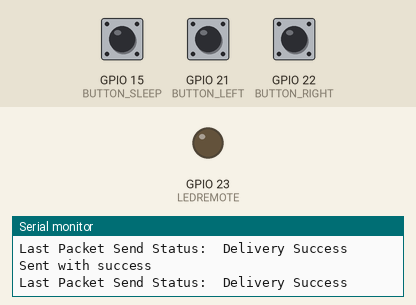
Simulated run of this sketch. Board: ESP32. On the bench: output pins drawn as LEDs (lit = HIGH), the last lines printed to the serial monitor. The test bench sets the inputs (shaded band); at power-on: GPIO 21 (BUTTON_LEFT) HIGH, GPIO 22 (BUTTON_RIGHT) HIGH, GPIO 15 (BUTTON_SLEEP) HIGH.

Above: at 2.2 s.
2.3 s: GPIO 21 (BUTTON_LEFT) pulled LOW for 0.15 s
3.9 s: GPIO 22 (BUTTON_RIGHT) pulled LOW for 0.15 s
At 4.9 s:
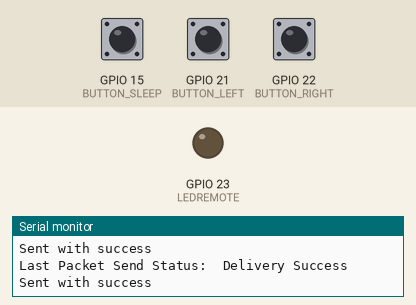
5.5 s: GPIO 21 (BUTTON_LEFT) pulled LOW for 1 s
At 6.06 s:
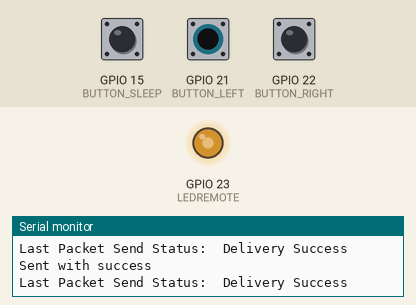
Timing chart, 0 to 8.5 s (numbered marks = the images above; inputs shaded):
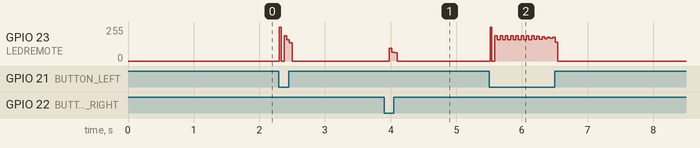

The sketch:

Sender.ino
```cpp
  #include <esp_now.h>
  #include <WiFi.h>
  #include <Servo.h>
  #include <driver/rtc_io.h>
  #define BUTTON_LEFT 21
  #define BUTTON_RIGHT 22
  #define BUTTON_SLEEP GPIO_NUM_15
  #define LEDREMOTE 23
  RTC_DATA_ATTR int sleep_count = 0;
  esp_now_peer_info_t peerInfo;
  int BTN1 = 0;
  int BTN2 = 0;


// INIT ESP-NOW - void espnow1
void init_espnow()
 {
  if (esp_now_init() != ESP_OK) {
    Serial.println("Error initializing ESP-NOW");
    return;
  }
 }

//  ESP MAC ADRESS
  uint8_t broadcastAddress[] = {0x94,0xB9,0x7E,0xD4,0x12,0xE4};

// STRUCTURE SEND DATA
  typedef struct struct_message {
  int BTN1 ;
  int BTN2 ;

 }
  struct_message;
  struct_message myData;

// CALLBACK DATA - void espnow 2
void OnDataSent(const uint8_t *mac_addr, esp_now_send_status_t status) {
  Serial.print("\r\nLast Packet Send Status:\t");
  Serial.println(status == ESP_NOW_SEND_SUCCESS ? "Delivery Success" : "Delivery Fail");
}

// SEND DATA ESPNOW - void espnow 3
void send_data()
{
  sizeof(myData);
  esp_err_t result = esp_now_send(broadcastAddress, (uint8_t *) &myData, sizeof(myData));
  if (result == ESP_OK) {
     Serial.println("Sent with success");
  }
}

// BUTTON REMOTE RIGHT
void remotebutton_right()
{
  if(digitalRead(BUTTON_RIGHT) == LOW)
  myData.BTN1 = 1;
  else {
  myData.BTN1 = 0;
  delay(5);
  }
}

// BUTTON REMOTE LEFT
void remotebutton_left  ()
{
  if(digitalRead(BUTTON_LEFT) == LOW)
  myData.BTN2 = 1;
  else {
  myData.BTN2 = 0;
  delay(5);
  }
}

// LED REMOTE RIGHT
void ledremote_right()
{
  if(digitalRead(BUTTON_RIGHT) == LOW){
  digitalWrite(LEDREMOTE, HIGH);
  }
  else {
  digitalWrite(LEDREMOTE, LOW);
  }
  delay(5);

}

//  LED REMOTE LEFT
void ledremote_left()
{
  if(digitalRead(BUTTON_LEFT) == LOW){
  digitalWrite(LEDREMOTE, HIGH);
  }
  else {
  digitalWrite(LEDREMOTE, LOW);
  }
  delay(5);
}

// TRIGGER WAKEUP BUTTON SLEEP MODE - void espnow 4
void show_wake_reason()
{
  sleep_count++;
  auto cause = esp_sleep_get_wakeup_cause();
  switch (cause){
    case ESP_SLEEP_WAKEUP_EXT0:
    Serial.println("Wakeup reason: EXT0");
    break;
    default:
    Serial.printf("Wakeup reason: %d\n", cause);
   }
    Serial.printf("Count %d\n", sleep_count);
 }

// TRIGGER BUTTON SLEEP MODE - void espnow 5
void enter_sleep()
{
  Serial.println("Going to sleep...");
  delay(1000);
  Serial.println("3");
  delay(1000);
  Serial.println("2");
  delay(1000);
  Serial.println("1");
  delay(1000);
  #ifdef DEEP_SLEEP_EXT0
  pinMode(BUTTON_SLEEP, INPUT_PULLUP);
  rtc_gpio_hold_en(BUTTON_SLEEP);
  esp_sleep_enable_ext0_wakeup(BUTTON_SLEEP, LOW);
  #endif
  esp_deep_sleep_start();
 }


void setup() {

  Serial.begin(115200);
  delay(1000);
  WiFi.mode(WIFI_STA);
  pinMode(BUTTON_LEFT,INPUT_PULLUP);
  pinMode(BUTTON_RIGHT,INPUT_PULLUP);
  pinMode(BUTTON_SLEEP, INPUT_PULLUP);
  pinMode(LEDREMOTE,OUTPUT);

  // REGISITER ALL ESPNOW VOID
  init_espnow();
  show_wake_reason();
  esp_sleep_enable_ext0_wakeup(BUTTON_SLEEP,0 );
  esp_now_register_send_cb(OnDataSent);

  // REGSITER PEER
  esp_now_peer_info_t peerInfo;
  memcpy(peerInfo.peer_addr, broadcastAddress, 6);
  peerInfo.channel = 0;
  peerInfo.encrypt = false;

  // ADD PEER
  if (esp_now_add_peer(&peerInfo) != ESP_OK){
    Serial.println("Failed to add peer");
    return;
  }
 }


void loop() {

  // REMOTE BUTTON SEND ESP NOW
  if(digitalRead(BUTTON_RIGHT) == LOW) {
  remotebutton_right() ;
  }
  else {
  remotebutton_right() ;
   }
  if(digitalRead(BUTTON_LEFT) == LOW) {
  remotebutton_left() ;
  }
  else {
  remotebutton_left() ;
  }
  send_data();


  // LED REMOTE WIHTOUT SEND DATA
  if(digitalRead(BUTTON_RIGHT) == LOW){
  ledremote_right() ;
  }
  else {
  ledremote_right();
  }
  if(digitalRead(BUTTON_LEFT) == LOW){
  ledremote_left() ;
  }
  else {
  ledremote_left() ;
  }

  // WIFI TIMER TIMEOUT SLEEP STATE
  esp_err_t result = esp_now_send(broadcastAddress, (uint8_t *) &myData, sizeof(myData));
  if (result == ESP_OK) {
     Serial.println("Sent with success");
  }
  else {
      Serial.println("Error sending the data");
      Serial.println("enter TIMER sleep...");
      esp_sleep_enable_timer_wakeup(5000000);
      esp_deep_sleep_start();
  }
  // BUTTON DEEP SLEEP STATE
  if (digitalRead(BUTTON_SLEEP) == LOW){
     Serial.println("Button pressed - enter DEEP sleep\n");
     enter_sleep();
  }
}
```

Measured:
- after the input at 3.9 s, GPIO 23 (LEDREMOTE): 0/255 → 96/255 after 0.08 s, → 67/255 0.04 s later, → 61/255 0.04 s later, → 0/255 0.04 s later
